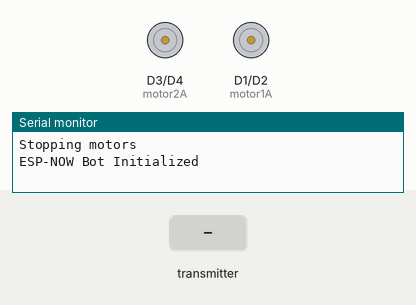
Recording of a sketch running on a simulated ESP8266 (NodeMCU). On the bench: motor-driver pin pairs drawn as motors (green arrow = first pin HIGH = forward, orange = second pin HIGH = backward, longer = more drive), the last lines printed to the serial monitor. Inputs (shaded band) come from the test bench.

Above: at 1.2 s.
1.3 s: the transmitter starts sending command = FORWARD
At 1.7 s:
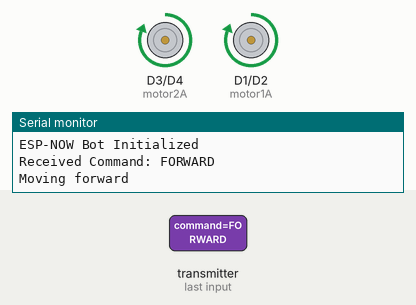
2.8 s: the transmitter starts sending command = BACKWARD
At 4.0 s:
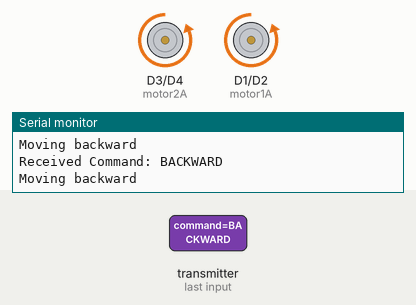
4.3 s: the transmitter starts sending command = TURN_LEFT
At 5.2 s:
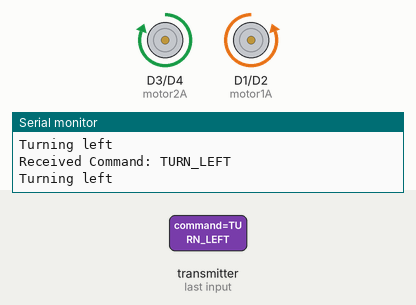
5.8 s: the transmitter starts sending command = TURN_RIGHT
At 6.3 s:
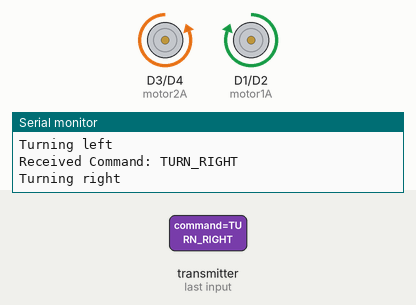
Timing chart, 0 to 8.3 s (numbered marks = the images above; inputs shaded):
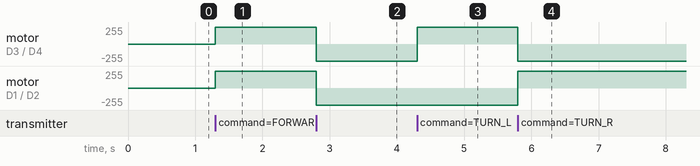

The sketch:

bot_code.ino
```cpp
#include <ESP8266WiFi.h>
#include <espnow.h>

// Structure for receiving data
typedef struct {
  char command[20];
} Message;

Message data;

// Motor control pins
const int motor1A = D1; // Left motor
const int motor1B = D2; // Left motor
const int motor2A = D3; // Right motor
const int motor2B = D4; // Right motor

// Callback function for received ESP-NOW data
void onReceive(uint8_t *macAddr, uint8_t *incomingData, uint8_t len) {
  memcpy(&data, incomingData, sizeof(data));
  Serial.print("Received Command: ");
  Serial.println(data.command);

  // Motor control logic
  if (strcmp(data.command, "FORWARD") == 0) {
    moveForward();
  } else if (strcmp(data.command, "BACKWARD") == 0) {
    moveBackward();
  } else if (strcmp(data.command, "TURN_LEFT") == 0) {
    turnLeft();
  } else if (strcmp(data.command, "TURN_RIGHT") == 0) {
    turnRight();
  } else if (strcmp(data.command, "STOP") == 0) {
    stopMotors();
  }
}

// Move forward
void moveForward() {
  digitalWrite(motor1A, HIGH);
  digitalWrite(motor1B, LOW);
  digitalWrite(motor2A, HIGH);
  digitalWrite(motor2B, LOW);
  Serial.println("Moving forward");
}

// Move backward
void moveBackward() {
  digitalWrite(motor1A, LOW);
  digitalWrite(motor1B, HIGH);
  digitalWrite(motor2A, LOW);
  digitalWrite(motor2B, HIGH);
  Serial.println("Moving backward");
}

// Turn left
void turnLeft() {
  digitalWrite(motor1A, LOW);
  digitalWrite(motor1B, HIGH);
  digitalWrite(motor2A, HIGH);
  digitalWrite(motor2B, LOW);
  Serial.println("Turning left");
}

// Turn right
void turnRight() {
  digitalWrite(motor1A, HIGH);
  digitalWrite(motor1B, LOW);
  digitalWrite(motor2A, LOW);
  digitalWrite(motor2B, HIGH);
  Serial.println("Turning right");
}

// Stop all motors
void stopMotors() {
  digitalWrite(motor1A, LOW);
  digitalWrite(motor1B, LOW);
  digitalWrite(motor2A, LOW);
  digitalWrite(motor2B, LOW);
  Serial.println("Stopping motors");
}

void setup() {
  Serial.begin(115200);
  WiFi.mode(WIFI_STA);

  // Initialize ESP-NOW
  if (esp_now_init() != 0) {
    Serial.println("ESP-NOW Initialization Failed");
    return;
  }

  esp_now_set_self_role(ESP_NOW_ROLE_SLAVE);
  esp_now_register_recv_cb(onReceive);

  // Initialize motor control pins
  pinMode(motor1A, OUTPUT);
  pinMode(motor1B, OUTPUT);
  pinMode(motor2A, OUTPUT);
  pinMode(motor2B, OUTPUT);

  // Stop motors initially
  stopMotors();

  Serial.println("ESP-NOW Bot Initialized");
}

void loop() {
  // Wait for commands; ESP-NOW handles everything in the background
}
```

Measured:
- after the input at 1.3 s, motor on D3 (motor2A) / D4 (motor2B), motor on D1 (motor1A) / D2 (motor1B): stopped → forward 255/255 at once
- after the input at 2.8 s, motor on D3 (motor2A) / D4 (motor2B), motor on D1 (motor1A) / D2 (motor1B): forward 255/255 → backward 255/255 at once
- after the input at 4.3 s, motor on D3 (motor2A) / D4 (motor2B): backward 255/255 → forward 255/255 at once
- after the input at 5.8 s, motor on D3 (motor2A) / D4 (motor2B): forward 255/255 → backward 255/255 at once; motor on D1 (motor1A) / D2 (motor1B): backward 255/255 → forward 255/255 at once
